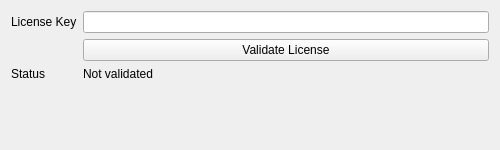
<?xml version="1.0" encoding="UTF-8"?>
<ui version="4.0">
 <class>LicenseOptionsWidget</class>
 <widget class="QWidget" name="LicenseOptionsWidget">
  <property name="geometry">
   <rect>
    <x>0</x>
    <y>0</y>
    <width>500</width>
    <height>150</height>
   </rect>
  </property>

  <layout class="QFormLayout" name="formLayout">

   <!-- License key -->
   <item row="0" column="0">
    <widget class="QLabel" name="licenseKeyLabel">
     <property name="text">
      <string>License Key</string>
     </property>
    </widget>
   </item>

   <item row="0" column="1">
    <widget class="QgsPasswordLineEdit" name="licenseKeyEdit"/>
   </item>

   <!-- Validate button -->
   <item row="1" column="1">
    <widget class="QPushButton" name="validateButton">
     <property name="text">
      <string>Validate License</string>
     </property>
    </widget>
   </item>

   <!-- Status -->
   <item row="2" column="0">
    <widget class="QLabel" name="statusLabel">
     <property name="text">
      <string>Status</string>
     </property>
    </widget>
   </item>

   <item row="2" column="1">
    <widget class="QLabel" name="statusValueLabel">
     <property name="text">
      <string>Not validated</string>
     </property>
    </widget>
   </item>

  </layout>
 </widget>

 <customwidgets>
  <customwidget>
   <class>QgsPasswordLineEdit</class>
   <extends>QLineEdit</extends>
   <header>qgspasswordlineedit.h</header>
  </customwidget>
 </customwidgets>

 <resources/>
 <connections/>
</ui>
